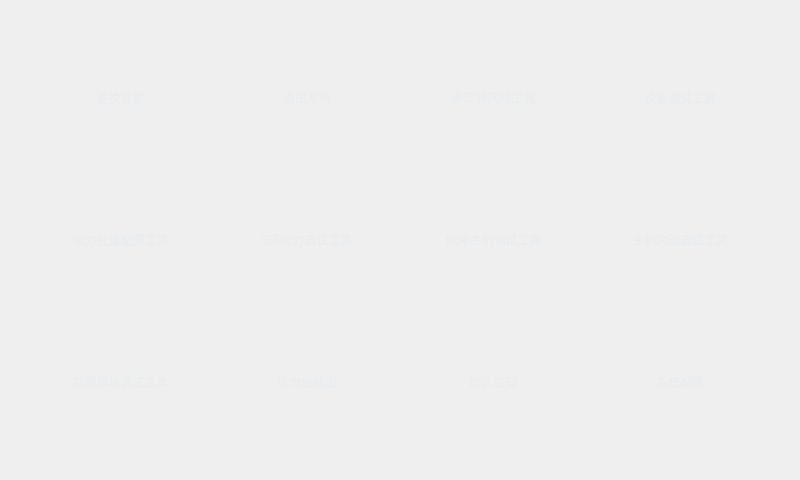
<?xml version="1.0" encoding="UTF-8"?>
<ui version="4.0">
 <class>frmMain</class>
 <widget class="QWidget" name="frmMain">
  <property name="geometry">
   <rect>
    <x>0</x>
    <y>0</y>
    <width>800</width>
    <height>480</height>
   </rect>
  </property>
  <property name="windowTitle">
   <string>Dialog</string>
  </property>
  <property name="styleSheet">
   <string notr="true">QWidget#frm{
background-image: url(:/image/main2.jpg);
}
QToolButton{
font: 10pt &quot;微软雅黑&quot;;
color:#E7ECF0;
background-color:rgba(0,0,0,0);
border-style:none;
}</string>
  </property>
  <layout class="QVBoxLayout" name="verticalLayout">
   <property name="spacing">
    <number>0</number>
   </property>
   <property name="leftMargin">
    <number>0</number>
   </property>
   <property name="topMargin">
    <number>0</number>
   </property>
   <property name="rightMargin">
    <number>0</number>
   </property>
   <property name="bottomMargin">
    <number>0</number>
   </property>
   <item>
    <widget class="QWidget" name="frm" native="true">
     <layout class="QGridLayout" name="gridLayout">
      <property name="leftMargin">
       <number>30</number>
      </property>
      <property name="topMargin">
       <number>30</number>
      </property>
      <property name="rightMargin">
       <number>30</number>
      </property>
      <property name="bottomMargin">
       <number>30</number>
      </property>
      <property name="spacing">
       <number>6</number>
      </property>
      <item row="0" column="0">
       <widget class="QToolButton" name="btnCOMTool">
        <property name="sizePolicy">
         <sizepolicy hsizetype="Expanding" vsizetype="Expanding">
          <horstretch>0</horstretch>
          <verstretch>0</verstretch>
         </sizepolicy>
        </property>
        <property name="text">
         <string>更换背景</string>
        </property>
        <property name="icon">
         <iconset resource="../other/main.qrc">
          <normaloff>:/image/PNG112.png</normaloff>:/image/PNG112.png</iconset>
        </property>
        <property name="iconSize">
         <size>
          <width>100</width>
          <height>100</height>
         </size>
        </property>
        <property name="toolButtonStyle">
         <enum>Qt::ToolButtonTextUnderIcon</enum>
        </property>
       </widget>
      </item>
      <item row="0" column="1">
       <widget class="QToolButton" name="btnTCPTool">
        <property name="sizePolicy">
         <sizepolicy hsizetype="Expanding" vsizetype="Expanding">
          <horstretch>0</horstretch>
          <verstretch>0</verstretch>
         </sizepolicy>
        </property>
        <property name="text">
         <string>退出系统</string>
        </property>
        <property name="icon">
         <iconset resource="../other/main.qrc">
          <normaloff>:/image/PNG100.png</normaloff>:/image/PNG100.png</iconset>
        </property>
        <property name="iconSize">
         <size>
          <width>100</width>
          <height>100</height>
         </size>
        </property>
        <property name="toolButtonStyle">
         <enum>Qt::ToolButtonTextUnderIcon</enum>
        </property>
       </widget>
      </item>
      <item row="0" column="2">
       <widget class="QToolButton" name="btnCOMTCPTool">
        <property name="sizePolicy">
         <sizepolicy hsizetype="Expanding" vsizetype="Expanding">
          <horstretch>0</horstretch>
          <verstretch>0</verstretch>
         </sizepolicy>
        </property>
        <property name="text">
         <string>串口转网络工具</string>
        </property>
        <property name="icon">
         <iconset resource="../other/main.qrc">
          <normaloff>:/image/PNG99.png</normaloff>:/image/PNG99.png</iconset>
        </property>
        <property name="iconSize">
         <size>
          <width>100</width>
          <height>100</height>
         </size>
        </property>
        <property name="toolButtonStyle">
         <enum>Qt::ToolButtonTextUnderIcon</enum>
        </property>
       </widget>
      </item>
      <item row="0" column="3">
       <widget class="QToolButton" name="btnAddressTool">
        <property name="sizePolicy">
         <sizepolicy hsizetype="Expanding" vsizetype="Expanding">
          <horstretch>0</horstretch>
          <verstretch>0</verstretch>
         </sizepolicy>
        </property>
        <property name="text">
         <string>设备调试工具</string>
        </property>
        <property name="icon">
         <iconset resource="../other/main.qrc">
          <normaloff>:/image/PNG101.png</normaloff>:/image/PNG101.png</iconset>
        </property>
        <property name="iconSize">
         <size>
          <width>100</width>
          <height>100</height>
         </size>
        </property>
        <property name="toolButtonStyle">
         <enum>Qt::ToolButtonTextUnderIcon</enum>
        </property>
       </widget>
      </item>
      <item row="1" column="0">
       <widget class="QToolButton" name="btnZhangLiTool">
        <property name="sizePolicy">
         <sizepolicy hsizetype="Expanding" vsizetype="Expanding">
          <horstretch>0</horstretch>
          <verstretch>0</verstretch>
         </sizepolicy>
        </property>
        <property name="text">
         <string>张力批量配置工具</string>
        </property>
        <property name="icon">
         <iconset resource="../other/main.qrc">
          <normaloff>:/image/PNG103.png</normaloff>:/image/PNG103.png</iconset>
        </property>
        <property name="iconSize">
         <size>
          <width>100</width>
          <height>100</height>
         </size>
        </property>
        <property name="toolButtonStyle">
         <enum>Qt::ToolButtonTextUnderIcon</enum>
        </property>
       </widget>
      </item>
      <item row="1" column="1">
       <widget class="QToolButton" name="btnZhangLi5Tool">
        <property name="sizePolicy">
         <sizepolicy hsizetype="Expanding" vsizetype="Expanding">
          <horstretch>0</horstretch>
          <verstretch>0</verstretch>
         </sizepolicy>
        </property>
        <property name="text">
         <string>5道张力调试工具</string>
        </property>
        <property name="icon">
         <iconset resource="../other/main.qrc">
          <normaloff>:/image/PNG104.png</normaloff>:/image/PNG104.png</iconset>
        </property>
        <property name="iconSize">
         <size>
          <width>100</width>
          <height>100</height>
         </size>
        </property>
        <property name="toolButtonStyle">
         <enum>Qt::ToolButtonTextUnderIcon</enum>
        </property>
       </widget>
      </item>
      <item row="1" column="2">
       <widget class="QToolButton" name="btnMaiChongTool">
        <property name="sizePolicy">
         <sizepolicy hsizetype="Expanding" vsizetype="Expanding">
          <horstretch>0</horstretch>
          <verstretch>0</verstretch>
         </sizepolicy>
        </property>
        <property name="text">
         <string>脉冲主机调试工具</string>
        </property>
        <property name="icon">
         <iconset resource="../other/main.qrc">
          <normaloff>:/image/PNG105.png</normaloff>:/image/PNG105.png</iconset>
        </property>
        <property name="iconSize">
         <size>
          <width>100</width>
          <height>100</height>
         </size>
        </property>
        <property name="toolButtonStyle">
         <enum>Qt::ToolButtonTextUnderIcon</enum>
        </property>
       </widget>
      </item>
      <item row="1" column="3">
       <widget class="QToolButton" name="btnHostTool">
        <property name="sizePolicy">
         <sizepolicy hsizetype="Expanding" vsizetype="Expanding">
          <horstretch>0</horstretch>
          <verstretch>0</verstretch>
         </sizepolicy>
        </property>
        <property name="text">
         <string>主机内部调试工具</string>
        </property>
        <property name="icon">
         <iconset resource="../other/main.qrc">
          <normaloff>:/image/PNG108.png</normaloff>:/image/PNG108.png</iconset>
        </property>
        <property name="iconSize">
         <size>
          <width>100</width>
          <height>100</height>
         </size>
        </property>
        <property name="toolButtonStyle">
         <enum>Qt::ToolButtonTextUnderIcon</enum>
        </property>
       </widget>
      </item>
      <item row="2" column="0">
       <widget class="QToolButton" name="btnLinkTool">
        <property name="sizePolicy">
         <sizepolicy hsizetype="Expanding" vsizetype="Expanding">
          <horstretch>0</horstretch>
          <verstretch>0</verstretch>
         </sizepolicy>
        </property>
        <property name="text">
         <string>联动模块调试工具</string>
        </property>
        <property name="icon">
         <iconset resource="../other/main.qrc">
          <normaloff>:/image/PNG109.png</normaloff>:/image/PNG109.png</iconset>
        </property>
        <property name="iconSize">
         <size>
          <width>100</width>
          <height>100</height>
         </size>
        </property>
        <property name="toolButtonStyle">
         <enum>Qt::ToolButtonTextUnderIcon</enum>
        </property>
       </widget>
      </item>
      <item row="2" column="1">
       <widget class="QToolButton" name="btnPlot">
        <property name="sizePolicy">
         <sizepolicy hsizetype="Expanding" vsizetype="Expanding">
          <horstretch>0</horstretch>
          <verstretch>0</verstretch>
         </sizepolicy>
        </property>
        <property name="text">
         <string>张力曲线图</string>
        </property>
        <property name="icon">
         <iconset resource="../other/main.qrc">
          <normaloff>:/image/PNG110.png</normaloff>:/image/PNG110.png</iconset>
        </property>
        <property name="iconSize">
         <size>
          <width>100</width>
          <height>100</height>
         </size>
        </property>
        <property name="toolButtonStyle">
         <enum>Qt::ToolButtonTextUnderIcon</enum>
        </property>
       </widget>
      </item>
      <item row="2" column="2">
       <widget class="QToolButton" name="btnDefence">
        <property name="sizePolicy">
         <sizepolicy hsizetype="Expanding" vsizetype="Expanding">
          <horstretch>0</horstretch>
          <verstretch>0</verstretch>
         </sizepolicy>
        </property>
        <property name="text">
         <string>防区管理</string>
        </property>
        <property name="icon">
         <iconset resource="../other/main.qrc">
          <normaloff>:/image/PNG111.png</normaloff>:/image/PNG111.png</iconset>
        </property>
        <property name="iconSize">
         <size>
          <width>100</width>
          <height>100</height>
         </size>
        </property>
        <property name="toolButtonStyle">
         <enum>Qt::ToolButtonTextUnderIcon</enum>
        </property>
       </widget>
      </item>
      <item row="2" column="3">
       <widget class="QToolButton" name="btnConfig">
        <property name="sizePolicy">
         <sizepolicy hsizetype="Expanding" vsizetype="Expanding">
          <horstretch>0</horstretch>
          <verstretch>0</verstretch>
         </sizepolicy>
        </property>
        <property name="text">
         <string>系统配置</string>
        </property>
        <property name="icon">
         <iconset resource="../other/main.qrc">
          <normaloff>:/image/PNG114.png</normaloff>:/image/PNG114.png</iconset>
        </property>
        <property name="iconSize">
         <size>
          <width>100</width>
          <height>100</height>
         </size>
        </property>
        <property name="toolButtonStyle">
         <enum>Qt::ToolButtonTextUnderIcon</enum>
        </property>
       </widget>
      </item>
     </layout>
    </widget>
   </item>
  </layout>
 </widget>
 <resources>
  <include location="../other/main.qrc"/>
 </resources>
 <connections/>
</ui>
